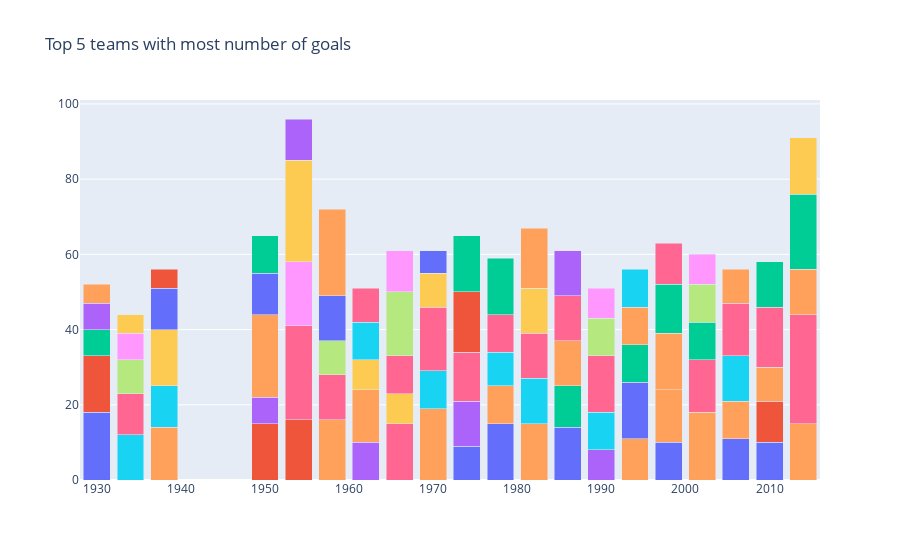

Write notebook code for a chart like this one.
### Code cell
data=[]
for team in top5['Country'].drop_duplicates().values:
  year=top5[top5['Country']==team]['Year']
  goal=top5[top5['Country']==team]['Goals']

  data.append(go.Bar(x=year,y=goal,name=team))

layout=go.Layout(barmode='stack',title='Top 5 teams with most number of goals',showlegend=False)
fig=go.Figure(data=data,layout=layout)
fig.show()

### Figure 1 — Plotly figure (JSON) as saved in the notebook; plotly's stock layout.template omitted (floating-point values rounded to 4 significant figures)
{"data": [{"y": [18, 9, 15, 14, 10, 11, 10], "x": [1930, 1974, 1978, 1986, 1998, 2006, 2010], "type": "bar", "name": "Argentina"}, {"y": [15, 15, 16, 11], "x": [1930, 1950, 1954, 2010], "type": "bar", "name": "Uruguay"}, {"y": [7], "x": [1930], "type": "bar", "name": "USA"}, {"y": [7, 7, 10, 12, 8], "x": [1930, 1950, 1962, 1974, 1990], "type": "bar", "name": "Yugoslavia"}, {"y": [5, 14, 22, 16, 14, 19, 10, 15, 11, 14, 18, 10, 9, 15], "x": [1930, 1938, 1950, 1958, 1962, 1970, 1978, 1982, 1994, 1998, 2002, 2006, 2010, 2014], "type": "bar", "name": "Brazil"}, {"y": [12, 11, 10, 9, 12, 10, 12], "x": [1934, 1938, 1970, 1978, 1982, 1990, 2006], "type": "bar", "name": "Italy"}, {"y": [11, 25, 12, 15, 17, 13, 10, 12, 15, 14, 14, 16, 29], "x": [1934, 1954, 1958, 1966, 1970, 1974, 1978, 1982, 1990, 2002, 2006, 2010, 2014], "type": "bar", "name": "Germany"}, {"y": [9, 9, 10], "x": [1934, 1958, 1990], "type": "bar", "name": "Czechoslovakia"}, {"y": [7, 17], "x": [1934, 1954], "type": "bar", "name": "Austria"}, {"y": [5, 15, 27, 8, 8, 12], "x": [1934, 1938, 1954, 1962, 1966, 1982], "type": "bar", "name": "Hungary"}, {"y": [11, 11, 12, 15], "x": [1938, 1950, 1958, 1994], "type": "bar", "name": "Sweden"}, {"y": [5], "x": [1938], "type": "bar", "name": "Cuba"}, {"y": [10, 11, 10, 10], "x": [1950, 1986, 1994, 2002], "type": "bar", "name": "Spain"}, {"y": [11], "x": [1954], "type": "bar", "name": "Switzerland"}, {"y": [23, 16, 12, 15, 9, 12], "x": [1958, 1982, 1986, 1998, 2006, 2014], "type": "bar", "name": "France"}, {"y": [10], "x": [1962], "type": "bar", "name": "Chile"}, {"y": [9, 10, 12], "x": [1962, 1966, 1986], "type": "bar", "name": "Soviet Union"}, {"y": [17], "x": [1966], "type": "bar", "name": "Portugal"}, {"y": [11, 8], "x": [1966, 1990], "type": "bar", "name": "England"}, {"y": [9], "x": [1970], "type": "bar", "name": "Peru"}, {"y": [6], "x": [1970], "type": "bar", "name": "Mexico"}, {"y": [16], "x": [1974], "type": "bar", "name": "Poland"}, {"y": [15, 15, 13, 12, 20], "x": [1974, 1978, 1998, 2010, 2014], "type": "bar", "name": "Netherlands"}, {"y": [12], "x": [1986], "type": "bar", "name": "Belgium"}, {"y": [10], "x": [1994], "type": "bar", "name": "Bulgaria"}, {"y": [10], "x": [1994], "type": "bar", "name": "Romania"}, {"y": [11], "x": [1998], "type": "bar", "name": "Croatia"}, {"y": [10], "x": [2002], "type": "bar", "name": "Turkey"}, {"y": [8], "x": [2002], "type": "bar", "name": "Korea Republic"}, {"y": [15], "x": [2014], "type": "bar", "name": "Colombia"}], "layout": {"barmode": "stack", "showlegend": false, "title": {"text": "Top 5 teams with most number of goals"}}}
